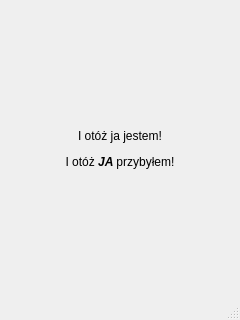
<?xml version="1.0" encoding="UTF-8"?>
<ui version="4.0">
 <class>MainWindow</class>
 <widget class="QMainWindow" name="MainWindow">
  <property name="geometry">
   <rect>
    <x>0</x>
    <y>0</y>
    <width>240</width>
    <height>320</height>
   </rect>
  </property>
  <property name="windowTitle">
   <string>MainWindow</string>
  </property>
  <widget class="QWidget" name="centralwidget">
   <layout class="QVBoxLayout" name="verticalLayout">
    <item>
     <widget class="QLabel" name="label">
      <property name="text">
       <string>&lt;html&gt;&lt;head/&gt;&lt;body&gt;&lt;p&gt;I otóż ja jestem!&lt;/p&gt;&lt;p&gt;I otóż &lt;span style=&quot; font-weight:700; font-style:italic;&quot;&gt;JA &lt;/span&gt;przybyłem!&lt;/p&gt;&lt;/body&gt;&lt;/html&gt;</string>
      </property>
      <property name="alignment">
       <set>Qt::AlignCenter</set>
      </property>
     </widget>
    </item>
   </layout>
  </widget>
  <widget class="QMenuBar" name="menubar">
   <property name="geometry">
    <rect>
     <x>0</x>
     <y>0</y>
     <width>240</width>
     <height>22</height>
    </rect>
   </property>
  </widget>
  <widget class="QStatusBar" name="statusbar"/>
 </widget>
 <resources/>
 <connections/>
</ui>
